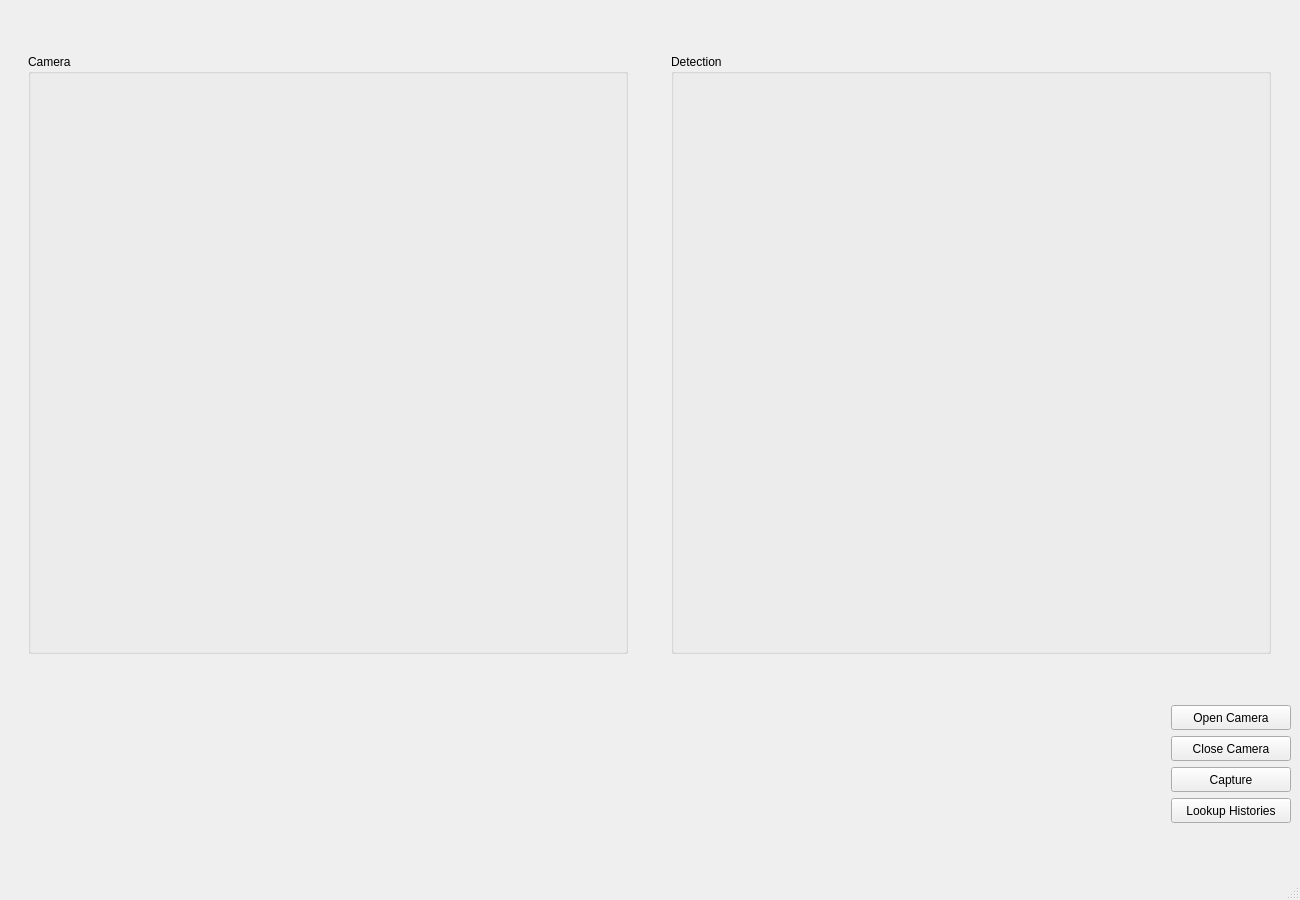
<?xml version="1.0" encoding="UTF-8"?>
<ui version="4.0">
 <class>RealtimeMainWindow</class>
 <widget class="QMainWindow" name="RealtimeMainWindow">
  <property name="geometry">
   <rect>
    <x>0</x>
    <y>0</y>
    <width>1300</width>
    <height>900</height>
   </rect>
  </property>
  <property name="sizePolicy">
   <sizepolicy hsizetype="Minimum" vsizetype="Minimum">
    <horstretch>0</horstretch>
    <verstretch>0</verstretch>
   </sizepolicy>
  </property>
  <property name="minimumSize">
   <size>
    <width>1300</width>
    <height>900</height>
   </size>
  </property>
  <property name="windowTitle">
   <string>Realtime Fabric Defect Detection</string>
  </property>
  <widget class="QWidget" name="centralwidget">
   <layout class="QGridLayout" name="gridLayout">
    <item row="0" column="0" colspan="2">
     <layout class="QHBoxLayout" name="horizontalLayout" stretch="0,0">
      <property name="spacing">
       <number>24</number>
      </property>
      <item>
       <widget class="QGroupBox" name="groupBox_Camera">
        <property name="minimumSize">
         <size>
          <width>600</width>
          <height>600</height>
         </size>
        </property>
        <property name="maximumSize">
         <size>
          <width>600</width>
          <height>600</height>
         </size>
        </property>
        <property name="title">
         <string>Camera</string>
        </property>
        <widget class="QLabel" name="label_Video">
         <property name="geometry">
          <rect>
           <x>0</x>
           <y>20</y>
           <width>57</width>
           <height>15</height>
          </rect>
         </property>
         <property name="text">
          <string/>
         </property>
        </widget>
       </widget>
      </item>
      <item>
       <widget class="QGroupBox" name="groupBox_Detection">
        <property name="minimumSize">
         <size>
          <width>600</width>
          <height>600</height>
         </size>
        </property>
        <property name="maximumSize">
         <size>
          <width>600</width>
          <height>600</height>
         </size>
        </property>
        <property name="title">
         <string>Detection</string>
        </property>
        <widget class="QLabel" name="label_Image">
         <property name="geometry">
          <rect>
           <x>0</x>
           <y>20</y>
           <width>57</width>
           <height>15</height>
          </rect>
         </property>
         <property name="text">
          <string/>
         </property>
        </widget>
       </widget>
      </item>
     </layout>
    </item>
    <item row="1" column="0">
     <widget class="QLabel" name="label_Status">
      <property name="text">
       <string/>
      </property>
     </widget>
    </item>
    <item row="1" column="1">
     <layout class="QVBoxLayout" name="verticalLayout">
      <property name="sizeConstraint">
       <enum>QLayout::SetDefaultConstraint</enum>
      </property>
      <item>
       <widget class="QPushButton" name="pushButton_OpenCamera">
        <property name="sizePolicy">
         <sizepolicy hsizetype="Fixed" vsizetype="Fixed">
          <horstretch>0</horstretch>
          <verstretch>0</verstretch>
         </sizepolicy>
        </property>
        <property name="minimumSize">
         <size>
          <width>120</width>
          <height>25</height>
         </size>
        </property>
        <property name="text">
         <string>Open Camera</string>
        </property>
       </widget>
      </item>
      <item>
       <widget class="QPushButton" name="pushButton_CloseCamera">
        <property name="sizePolicy">
         <sizepolicy hsizetype="Fixed" vsizetype="Fixed">
          <horstretch>0</horstretch>
          <verstretch>0</verstretch>
         </sizepolicy>
        </property>
        <property name="minimumSize">
         <size>
          <width>120</width>
          <height>25</height>
         </size>
        </property>
        <property name="text">
         <string>Close Camera</string>
        </property>
       </widget>
      </item>
      <item>
       <widget class="QPushButton" name="pushButton_Capture">
        <property name="sizePolicy">
         <sizepolicy hsizetype="Fixed" vsizetype="Fixed">
          <horstretch>0</horstretch>
          <verstretch>0</verstretch>
         </sizepolicy>
        </property>
        <property name="minimumSize">
         <size>
          <width>120</width>
          <height>25</height>
         </size>
        </property>
        <property name="maximumSize">
         <size>
          <width>16777215</width>
          <height>16777215</height>
         </size>
        </property>
        <property name="layoutDirection">
         <enum>Qt::LeftToRight</enum>
        </property>
        <property name="text">
         <string>Capture</string>
        </property>
       </widget>
      </item>
      <item>
       <widget class="QPushButton" name="pushButton_LookUpHistories">
        <property name="sizePolicy">
         <sizepolicy hsizetype="Fixed" vsizetype="Fixed">
          <horstretch>0</horstretch>
          <verstretch>0</verstretch>
         </sizepolicy>
        </property>
        <property name="minimumSize">
         <size>
          <width>120</width>
          <height>25</height>
         </size>
        </property>
        <property name="text">
         <string>Lookup Histories</string>
        </property>
       </widget>
      </item>
     </layout>
    </item>
   </layout>
  </widget>
  <widget class="QMenuBar" name="menubar">
   <property name="geometry">
    <rect>
     <x>0</x>
     <y>0</y>
     <width>1300</width>
     <height>20</height>
    </rect>
   </property>
  </widget>
  <widget class="QStatusBar" name="statusbar"/>
 </widget>
 <resources/>
 <connections/>
</ui>
